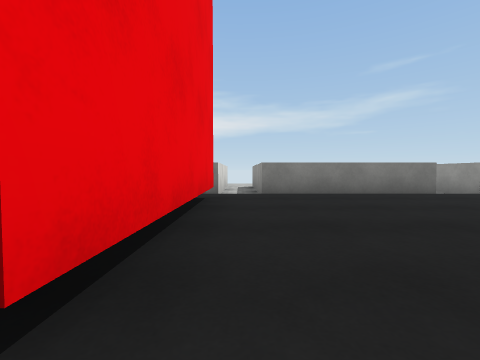
View 1 (above)

20 first-person views from a walk through a Unity game level. The camera is 0.49 m above the floor, tilts 2° down and sees 90° across. The floor is counted in squares, 1 m on a side. Each view is taken from the middle of a square. On the plan, view 1 faces up. The plan holds only what a view shows up to about 9 squares ahead; the rest is blank. The place goes on beyond the plan. Surface patterns are stand-ins for the level's own textures.

View 2
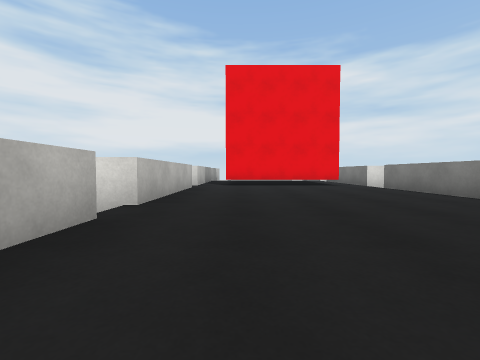

View 3
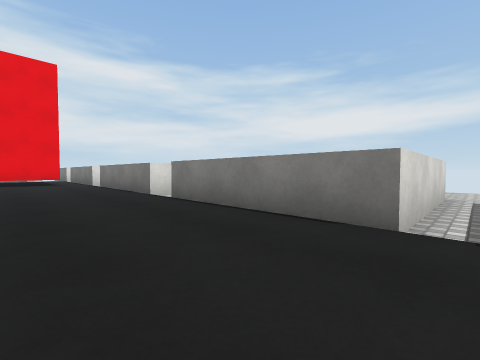

View 4
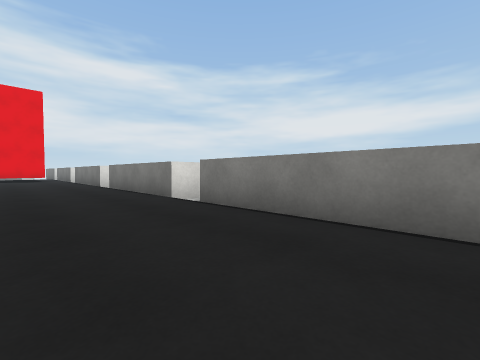

View 5
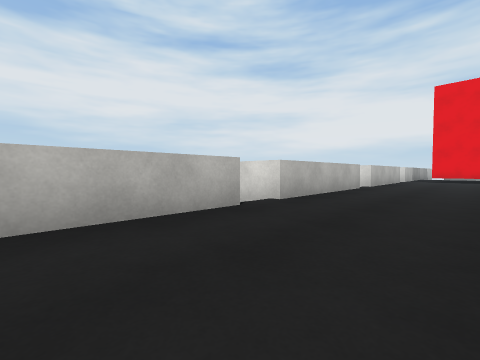

View 6
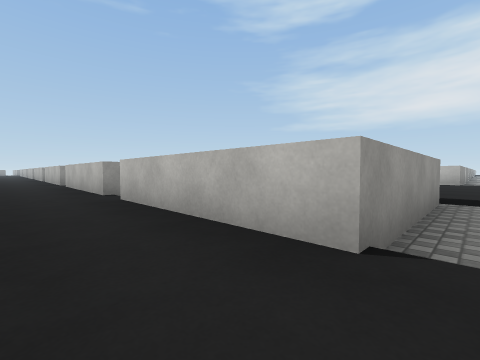

View 7
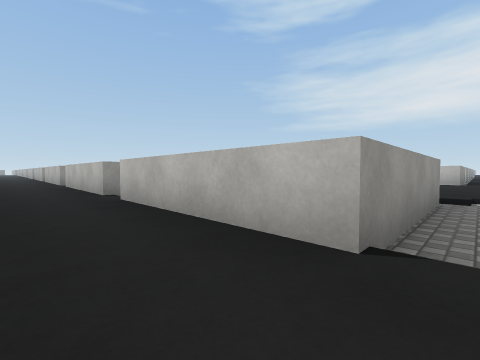

View 8
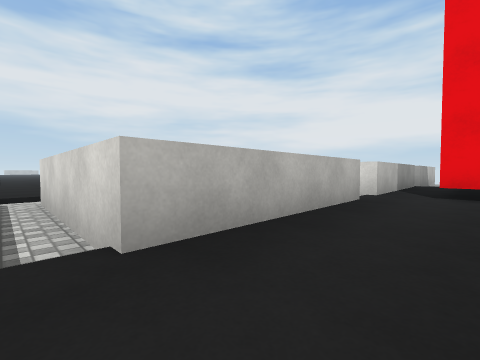

View 9
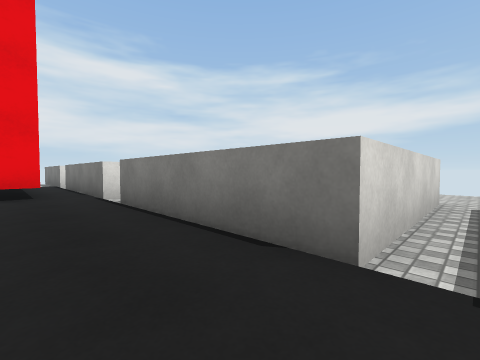

View 10
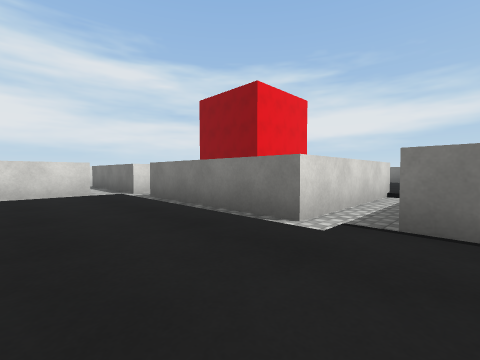

View 11
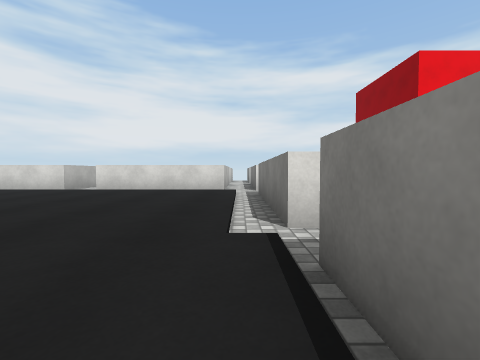

View 12
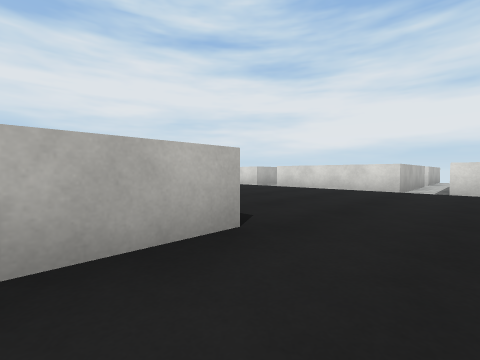

View 13
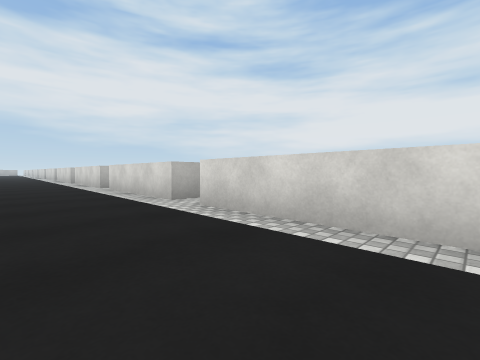

View 14
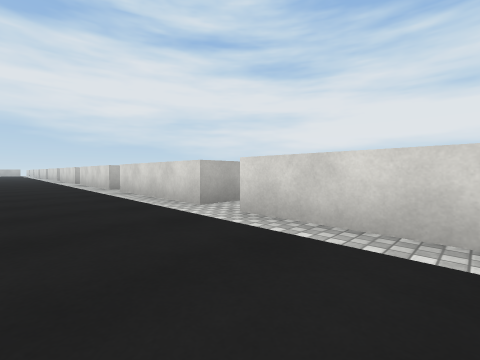

View 15
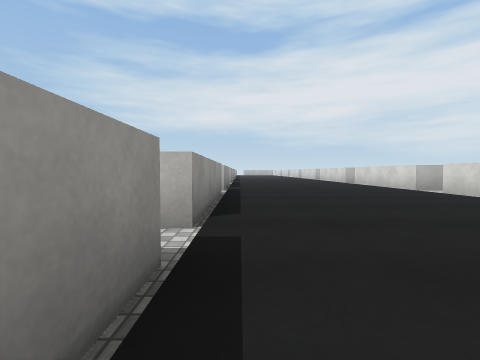

View 16
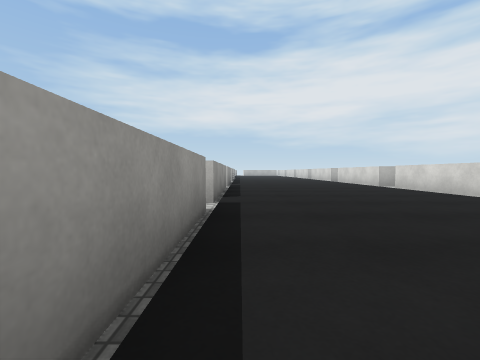

View 17
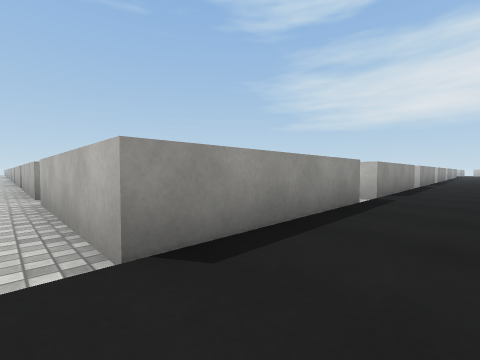

View 18
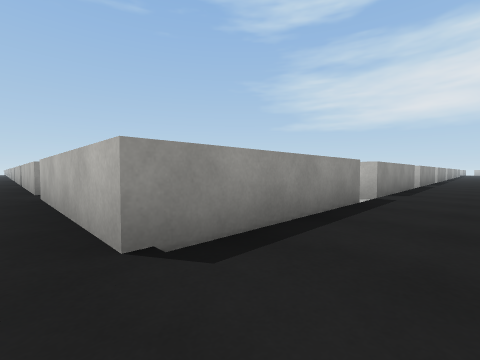

View 19
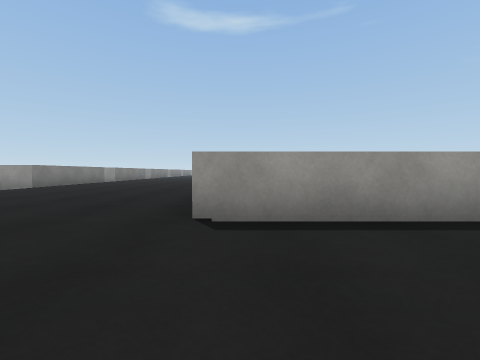

View 20
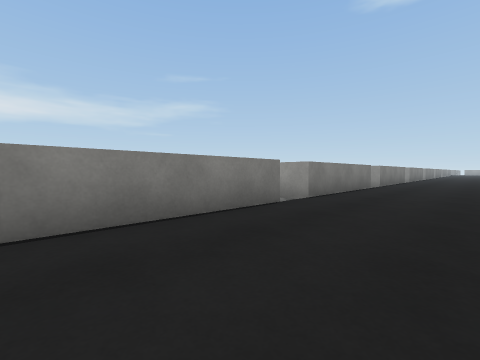

### Floor plan
Points are (right, up) in squares from view 1. A wall is a line through its corners. A room is listed if a view was taken in it or the views show most of it. See-through windows are left out.
Room 1 (views 1, 2, 3, 4, 5, 6, 7, 8, 9)
walls: (5.5, -0.5) (9.5, -0.5); (10.5, -0.5) (14.5, -0.5); (4.5, 9.5) (4.5, 5.5) (0.5, 5.5) (0.5, 8.5); (9.5, 9.5) (9.5, 5.5) (5.5, 5.5) (5.5, 6.8); (0.4, -0.5) (4.5, -0.5); (14.1, 5.5) (10.5, 5.5); (-0.5, 4.6) (-0.5, 0.5); (-0.5, 8.8) (-0.5, 5.5)
ways out: opening at (0, 0) to room 2; opening at (5, 0) to room 2; opening at (10, 0) to room 2; opening at (-1, 0); opening at (-1, 5); opening at (5, 10)
Room 2 (views 10, 11, 12, 13, 14, 15, 16, 17, 18, 19, 20)
walls: (5.5, -14.5) (5.5, -10.5) (9.5, -10.5); (5.5, -19.5) (5.5, -15.5) (9.5, -15.5); (-0.5, -15.5) (-0.5, -19.5); (-0.5, -10.5) (-0.5, -14.5); (10.5, -10.5) (14, -10.5); (-0.5, -20.5) (-0.5, -24.5); (-0.5, -5.5) (-0.5, -9.5); (5.5, -24.5) (5.5, -20.5) (5.9, -20.5); (9.5, -4.5) (5.5, -4.5) (5.5, -0.5); (-0.5, -4) (-0.5, -4.5); (-0.5, -25.5) (-0.5, -28.5); (14.5, -4.5) (10.5, -4.5) (10.5, -0.5); (4.5, -0.5) (4.5, -4.5) (0.5, -4.5); (5.5, -28.2) (5.5, -25.5); (9.5, -0.5) (9.5, -1.5); (-0.5, -0.5) (-0.5, -0.9)
ways out: opening at (0, 0) to room 1; opening at (5, 0) to room 1; opening at (10, 0) to room 1; opening at (-1, -25); opening at (-1, -20); opening at (-1, -15); opening at (-1, -10); opening at (-1, -5); opening at (9, -15); opening at (10, -10)

Positions as (right, up) in squares from view 1, and headings:
1: (0, 0), facing up
2: (8, 1), facing left
3: (10, 3), facing up-left
4: (14, 3), facing up-left
5: (13, 2), facing down-left
6: (10, 1), facing down-right
7: (5, 1), facing down-right
8: (5, 1), facing down-left
9: (5, 4), facing up-left
10: (6, -7), facing up-left
11: (7, -5), facing left
12: (7, -9), facing down-left
13: (2, -11), facing down-left
14: (2, -17), facing down-left
15: (5, -18), facing down
16: (5, -21), facing down
17: (4, -15), facing down-right
18: (4, -10), facing down-right
19: (3, -11), facing right
20: (6, -7), facing up-right
